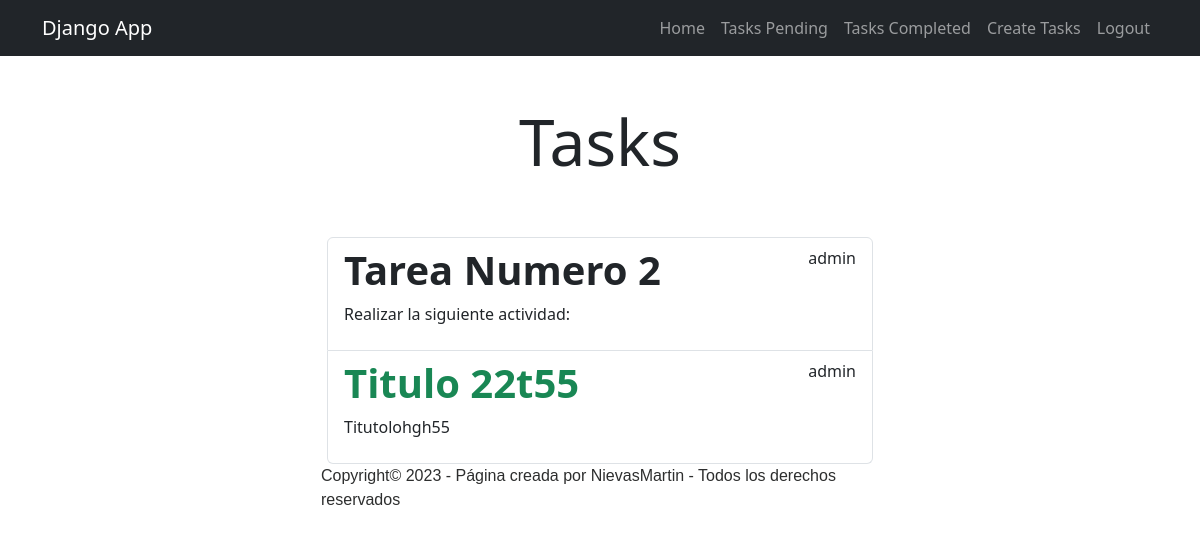
/tasks/ (signed in), run on an earlier commit of the app's database.
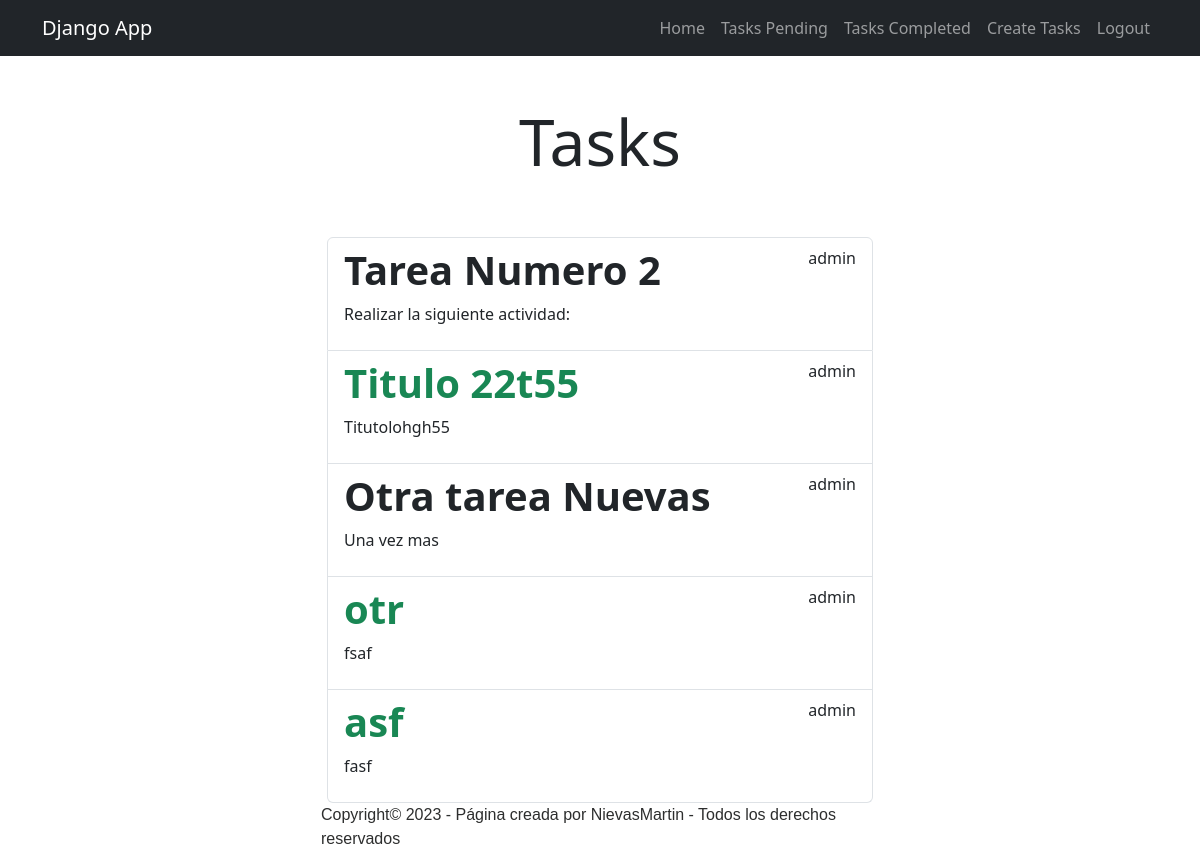
And on a later commit of the database.
### tasks/models.py (models this page shows, shortened)
class Task(models.Model):
    title = models.CharField( max_length = 100 )
    description = models.TextField(blank=True)
    created = models.DateField(auto_now_add=True)
    datecompleted = models.DateTimeField(null=True, blank=True)
    important = models.BooleanField(default=False)
    user = models.ForeignKey(User, on_delete=models.CASCADE)

### tasks/views.py (the view)
# urls.py: path('tasks/',views.tasks, name='tasks'),
@login_required
def tasks(request):
    tasks = Task.objects.filter(user=request.user, datecompleted__isnull=True)
    return render(request, 'tasks.html', {'tasks':tasks})

### tasks/templates/tasks.html (shortened to what this page needs)
{% extends 'base.html' %}
{% block content %}
<main class="container">
    <div class="row">
        <div class="col-md-6 offset-md-3">
            <h1 class="text-center display-3 py-5" > Tasks </h1>
<ul class="list-group" >
    {% for task in tasks %}
    <a class="list-group-item" href="{% url 'task_detail' task.id %}">
            <header class="d-flex justify-content-between">
                {% if task.important %}
            <h1 class="fw-bold text-success">{{task.title}}</h1>
            {% else %}
            <h1 class="fw-bold">{{task.title}}</h1>
            {% endif %}
            <p>{{task.user.username}}</p>
            </header>
            <p>{{task.description}}</p>
    </a>
    {% endfor %}
</ul>
        </div>
    </div>
                <div class="col-md-6 offset-md-3" id="copyright" style="font-family:'Franklin Gothic Medium', 'Arial Narrow', Arial, sans-serif ; color: #2d2e2e;">
                Copyright&copy; 2023 - Página creada por NievasMartin - Todos los derechos reservados
                </div>
</main>
{% endblock %}

What changed in the data, as far as the page shows it:
added Task: title "Otra tarea Nuevas", user.username "admin", description "Una vez mas"
added Task: title "otr", user.username "admin", description "fsaf"
added Task: title "asf", user.username "admin", description "fasf"
